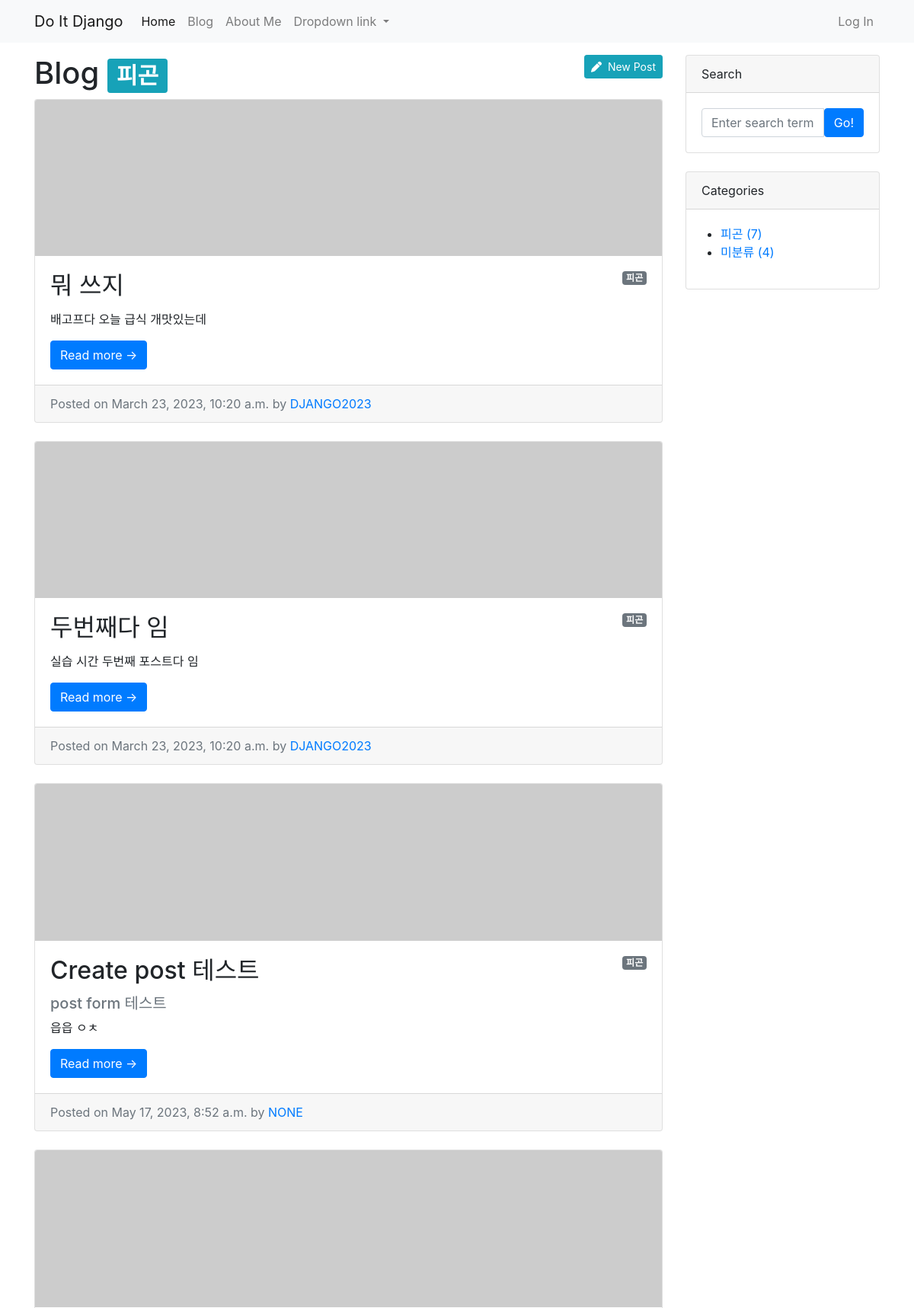
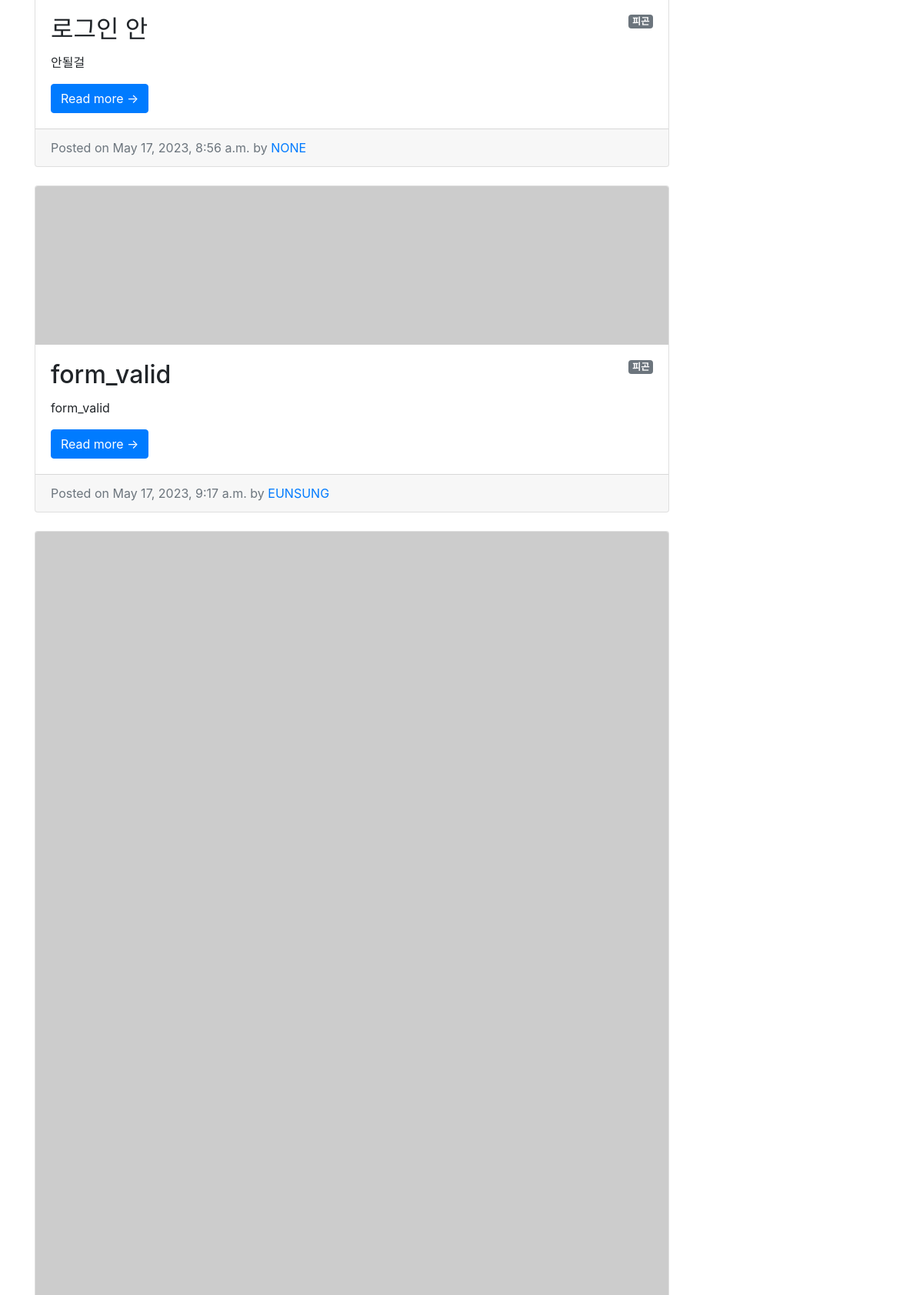
Page /blog/category/피곤/ (signed in, upper part) on the committed database (2 pictures, top to bottom).
### blog/models.py (models this page shows, shortened)
class Category(models.Model):
    name = models.CharField(max_length=50)
    slug = models.SlugField(max_length=200, unique=True, allow_unicode=True)
    def __str__(self):
        return self.name
    def get_absolute_url(self): # get_absolute_url -> URL을 반환하는 메서드
        return f'/blog/category/{self.slug}/'
    class Meta:
        verbose_name_plural = 'categories'

class Post(models.Model):
    title = models.CharField(max_length=30)
    hook_text = models.CharField(max_length=100, blank=True)
    content = models.TextField()
    head_image = models.ImageField(upload_to='blog/images/%Y/%m/%d/', blank=True)
    file_upload = models.FileField(upload_to='blog/files/%Y/%m/%d/', blank=True)
    created_at = models.DateTimeField(auto_now_add=True)
    updated_at = models.DateTimeField(auto_now=True)
    author = models.ForeignKey(User, null=True, on_delete=models.SET_NULL)
    category = models.ForeignKey(Category, null=True, blank=True, on_delete=models.SET_NULL)
    tags = models.ManyToManyField(Tag, blank=True)
    def get_absolute_url(self):
        return f'/blog/{self.pk}/'

### blog/views.py (the view)
# urls.py: path('category/<str:slug>/', views.category_page),
def category_page(request, slug):
    if slug == 'no_category':
        category = '미분류'
        post_list = Post.objects.filter(category=None)
    else:
        category = Category.objects.get(slug=slug)
        post_list = Post.objects.filter(category=category)
    return render(
        request,
        'blog/post_list.html', # 템플릿은 포스트 목록 페이지를 만들 때 사용했던 blog/post_list.html을 재사용
        {
            'post_list': post_list,
            'categories': Category.objects.all(),
            'no_category_post_count': Post.objects.filter(category=None).count(),
            "category": category,
        }
    )

### blog/templates/blog/post_list.html (shortened to what this page needs)
{% extends 'blog/base.html' %}
{% block main_area %}
    {% if user.is_authenticated %}
        {% if user.is_superuser or user.is_staff %}
            <a class="btn btn-info btn-sm float-right" href="/blog/create_post/" role="button">
                <i class="fas fa-pen"></i>&nbsp;&nbsp;New Post
            </a>
        {% endif %}
    {% endif %}
    <h1>Blog
        {% if category %}
            <span class="badge badge-info">{{ category }}</span>
        {% endif %}
    </h1>
    {% if post_list.exists %}
        {% for p in post_list %}
        <div class="card mb-4" id="post-{{ p.pk }}">
            {% if p.head_image %}
                <img class="card-img-top" src="{{ p.head_image.url }}" alt="{{ p }} head image"/>
            {% else %}
                <img class="card-img-top" src="https://picsum.photos/seed/{{ p.id }}/800/200" alt="random_image">
            {% endif %}
            <div class="card-body">
                {% if p.category %}
                    <span class="badge badge-secondary float-right">{{ p.category }}</span>
                {% else %}
                    <span class="badge badge-secondary float-right">미분류</span>
                {% endif %}
                <h2 class="card-title">{{ p.title }}</h2>
                <h5 class="text-muted">{{ p.hook_text }}</h5>
                <p class="card-text">{{ p.content | truncatewords:45 }}</p>
                <a class="btn btn-primary" href="{{ p.get_absolute_url }}">Read more &rarr;</a>
            </div>
            <div class="card-footer text-muted">
                Posted on {{ p.created_at }} by
                <a href="#">{{ p.author | upper }}</a>
            </div>
        </div>
        {% endfor %}
    {% else %}
        <h3>아직 게시물이 없습니다.</h3>
    {% endif %}
{% endblock %}

### blog/templates/blog/base.html (shortened to what this page needs)
<!DOCTYPE html>
{% load static %}
<html lang="ko">
<html>
    <head>
        <link rel="stylesheet" href="{% static 'blog/bootstrap/bootstrap.min.css' %}" media="screen">
    </head>
    <body>
        {% include 'blog/navbar.html' %}
        <div class="container my-3">
            <div class="row">
                <div class="col-md-8 col-lg-9" id="main-area">
                   {% block main_area %}
                   {% endblock %}
                </div>
                <div class="col-md-4 col-lg-3">
                    <div class="card mb-4">
                        <div class="card-header">Search</div>
                        <div class="card-body">
                            <div class="input-group">
                                <input class="form-control" type="text" placeholder="Enter search term..." aria-label="Enter search term..." aria-describedby="button-search" />
                                <button class="btn btn-primary" id="button-search" type="button">Go!</button>
                            </div>
                        </div>
                    </div>
                    <div class="card mb-4" id="categories-card">
                        <div class="card-header">Categories</div>
                        <div class="card-body">
                            <div class="row">
                                <ul>
                                    {% for category in categories %}
                                    <li><a href="{{ category.get_absolute_url }}"> {{ category }} ({{category.post_set.count }})</a></li>
                                    {% endfor %}
                                    <li><a href="/blog/category/no_category/">미분류 ({{ no_category_post_count }})</a></li>
                                </ul>
                            </div>
                        </div>
                    </div>
                </div>
            </div>
        </div>
    </body>
</html>

### rows in the picture
Category: name "피곤", post_set.count "7"
Post: category "피곤", title "뭐 쓰지", content "배고프다 오늘 급식 개맛있는데", created_at "March 23, 2023, 10:20 a.m.", author "DJANGO2023"
Post: category "피곤", title "두번째다 임", content "실습 시간 두번째 포스트다 임", created_at "March 23, 2023, 10:20 a.m.", author "DJANGO2023"
Post: category "피곤", title "Create post 테스트", hook_text "post form 테스트", content "읍읍 ㅇㅊ", created_at "May 17, 2023, 8:52 a.m.", author "NONE"
Post: category "피곤", title "로그인 안", content "안될걸", created_at "May 17, 2023, 8:56 a.m.", author "NONE"
Post: category "피곤", title "form_valid", content "form_valid", created_at "May 17, 2023, 9:17 a.m.", author "EUNSUNG"

### other values in the picture
{{ no_category_post_count }} "4"
